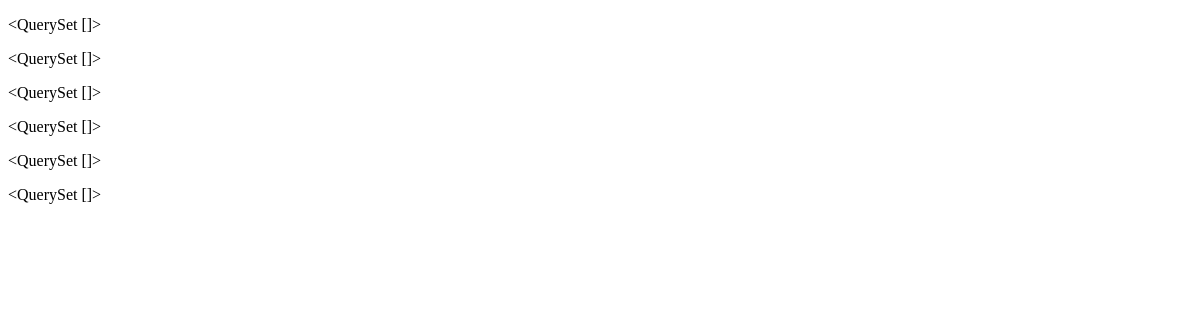
The page /obras/buscar-obras/ (signed in) on the database as committed earlier.
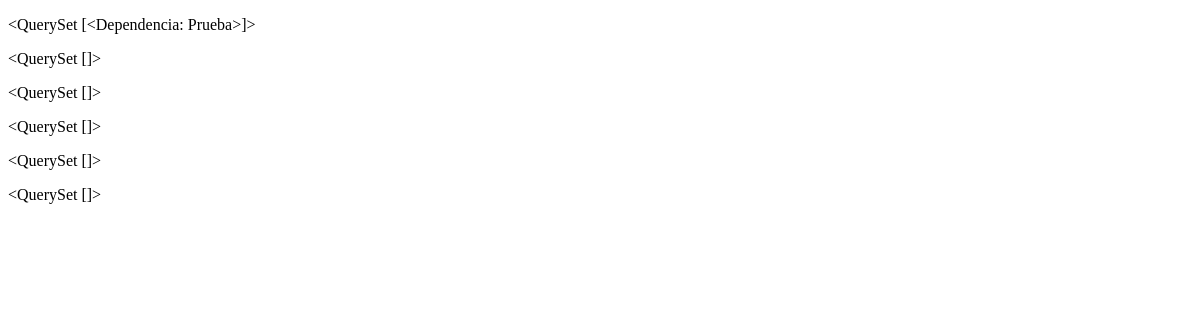
The same page on the database as committed later.
### obras/models.py (models this page shows)
class Dependencia(models.Model):
    nombreDependencia = models.CharField(max_length=200)
    imagenDependencia = models.FileField(blank=True, null=True)
    dependienteDe = models.ForeignKey('self', null=True, blank=True)
    def __str__(self):  # __unicode__ on Python 2
        return self.nombreDependencia

### obras/views.py (the view)
@login_required()
def consulta_web(request):
    if request.user.usuario.rol == 'SA':
        dependencias = Dependencia.objects.all()
    elif request.user.usuario.rol == 'AD':
        dependencias = Dependencia.objects.filter(
                Q(id=request.user.usuario.dependencia.id) |
                Q(dependienteDe__id=request.user.usuario.dependencia.id))
    elif request.user.usuario.rol == 'US':
        dependencias = Dependencia.objects.filter(
                    Q(id=request.user.usuario.dependencia.id)
                    )
    template = loader.get_template('consultas/busqueda_general.html')
    context = RequestContext(request, {
        'dependencias': dependencias,
        'estados': Estado.objects.all(),
        'tipo_inversiones': TipoInversion.objects.all(),
        'impactos': Impacto.objects.all(),
        'clasificacion': TipoClasificacion.objects.all(),
        'inaugurador': Inaugurador.objects.all(),
    })
    return HttpResponse(template.render(context))

### obras/templates/consultas/busqueda_general.html (shortened to what this page needs)
<!DOCTYPE html>
<html>
<head lang="en">
</head>
<body>
<p>{{ dependencias }}</p>
<p>{{ estados }}</p>
<p>{{ tipo_inversiones }}</p>
<p>{{ impactos }}</p>
<p>{{ clasificacion }}</p>
<p>{{ inaugurador }}</p>
</body>
</html>

Rows that differ between the two databases and show on the page:
added Dependencia: nombreDependencia "<QuerySet [<Dependencia: Prueba>]>"
Other text that changed with them:
{{ dependencias }}: "<QuerySet []>" → (not shown)
